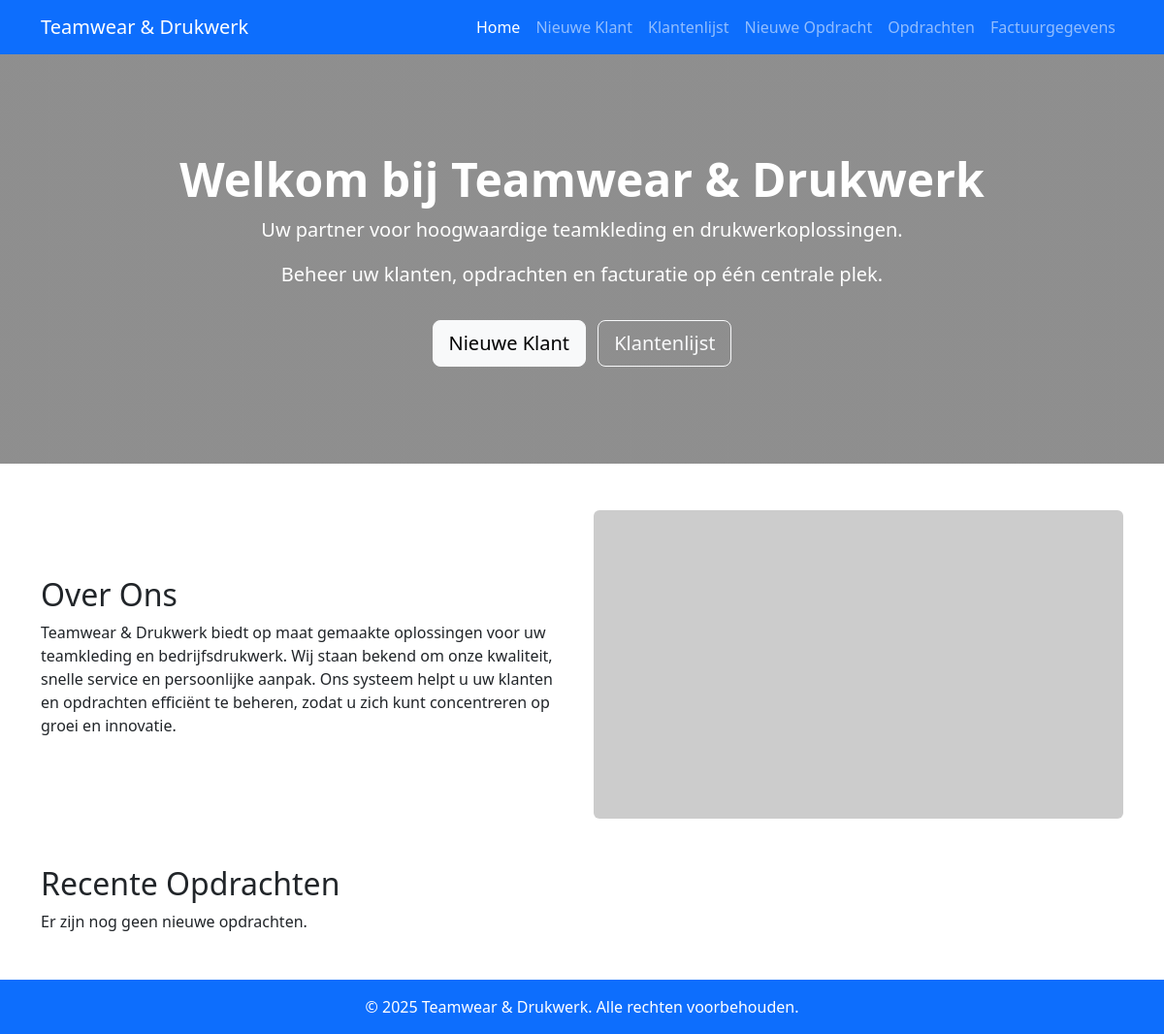
The app's page /, older data.
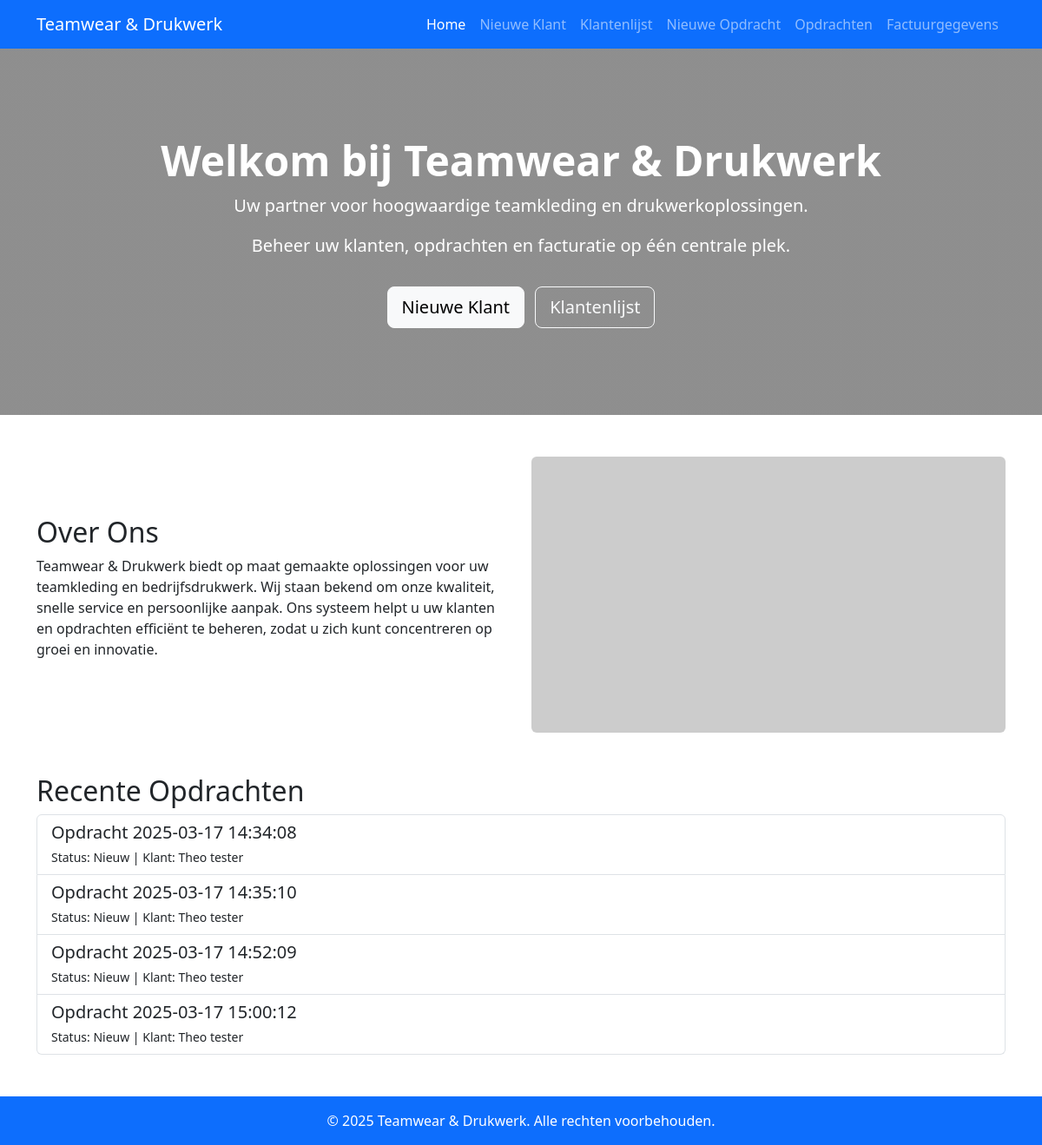
The same page, newer data.
### app.py (models this page shows, shortened)
class Assignment(db.Model):
    id = db.Column(db.Integer, primary_key=True)
    customer_id = db.Column(db.Integer, db.ForeignKey('customer.id'), nullable=False)
    title = db.Column(db.String(200), nullable=False)
    description = db.Column(db.Text, nullable=False)
    status = db.Column(db.String(50), default='Nieuw')
    status_opdracht = db.Column(db.String(255), nullable=True)
    deadline = db.Column(db.Date, nullable=True)
    opmerkingen = db.Column(db.Text, nullable=True)
    file = db.Column(db.String(200))
    items = db.relationship('AssignmentItem', backref='assignment', cascade="all, delete-orphan", lazy=True)

class Customer(db.Model):
    id = db.Column(db.Integer, primary_key=True)
    name = db.Column(db.String(100), nullable=False)
    email = db.Column(db.String(100), nullable=False)
    telefoon = db.Column(db.String(50))
    referentie = db.Column(db.String(100))
    billing_info_id = db.Column(db.Integer, db.ForeignKey('billing_info.id'), nullable=True)
    vereniging = db.Column(db.String(200), nullable=True)  # Comma-separated string
    assignments = db.relationship('Assignment', backref='customer', cascade="all, delete-orphan", lazy=True)
    billing_info = db.relationship('BillingInfo', foreign_keys=[billing_info_id], uselist=False)

### app.py (the view)
@app.route('/')
def index():
    new_assignments = Assignment.query.filter_by(status='Nieuw').all()
    return render_template('index.html', new_assignments=new_assignments)

### templates/index.html (shortened to what this page needs)
<!doctype html>
<html lang="nl">
  <head>
    <link href="https://cdn.jsdelivr.net/npm/bootstrap@5.3.0/dist/css/bootstrap.min.css" rel="stylesheet">
  </head>
  <body>
    <nav class="navbar navbar-expand-lg navbar-dark bg-primary">
      <div class="container">
        <a class="navbar-brand" href="{{ url_for('index') }}">Teamwear & Drukwerk</a>
        <div class="collapse navbar-collapse" id="navbarNav">
          <ul class="navbar-nav ms-auto">
            <li class="nav-item">
              <a class="nav-link {% if request.endpoint == 'index' %}active{% endif %}" href="{{ url_for('index') }}">Home</a>
            </li>
            <li class="nav-item">
              <a class="nav-link {% if request.endpoint == 'add_customer' %}active{% endif %}" href="{{ url_for('add_customer') }}">Nieuwe Klant</a>
            </li>
            <li class="nav-item">
              <a class="nav-link {% if request.endpoint == 'list_customers' %}active{% endif %}" href="{{ url_for('list_customers') }}">Klantenlijst</a>
            </li>
            <li class="nav-item">
              <a class="nav-link {% if request.endpoint == 'add_assignment' %}active{% endif %}" href="{{ url_for('add_assignment') }}">Nieuwe Opdracht</a>
            </li>
            <li class="nav-item">
              <a class="nav-link {% if request.endpoint == 'list_assignments' %}active{% endif %}" href="{{ url_for('list_assignments') }}">Opdrachten</a>
            </li>
            <li class="nav-item">
              <a class="nav-link {% if request.endpoint == 'list_billing_infos' %}active{% endif %}" href="{{ url_for('list_billing_infos') }}">Factuurgegevens</a>
            </li>
          </ul>
        </div>
      </div>
    </nav>
    <div class="hero d-flex flex-column justify-content-center align-items-center">
      <h1>Welkom bij Teamwear & Drukwerk</h1>
      <p class="lead">Uw partner voor hoogwaardige teamkleding en drukwerkoplossingen.</p>
      <p>Beheer uw klanten, opdrachten en facturatie op één centrale plek.</p>
      <div class="mt-3">
        <a class="btn btn-light btn-lg me-2" href="{{ url_for('add_customer') }}" role="button">Nieuwe Klant</a>
        <a class="btn btn-outline-light btn-lg" href="{{ url_for('list_customers') }}" role="button">Klantenlijst</a>
      </div>
    </div>
    <div class="container my-5">
      <div class="row align-items-center">
        <div class="col-md-6">
          <h2>Over Ons</h2>
          <p>
            Teamwear & Drukwerk biedt op maat gemaakte oplossingen voor uw teamkleding en bedrijfsdrukwerk.
            Wij staan bekend om onze kwaliteit, snelle service en persoonlijke aanpak. Ons systeem helpt u uw klanten en opdrachten efficiënt te beheren, zodat u zich kunt concentreren op groei en innovatie.
          </p>
        </div>
        <div class="col-md-6">
          <img src="https://via.placeholder.com/600x350" alt="Teamwear & Drukwerk" class="img-fluid rounded">
        </div>
      </div>
    </div>
    <div class="container my-5">
      <h2>Recente Opdrachten</h2>
      {% if new_assignments %}
      <div class="list-group">
        {% for assignment in new_assignments %}
        <a href="{{ url_for('edit_assignment', id=assignment.id) }}" class="list-group-item list-group-item-action">
          <h5 class="mb-1">{{ assignment.title }}</h5>
          <small>Status: {{ assignment.status }} | Klant: {{ assignment.customer.name }}</small>
        </a>
        {% endfor %}
      </div>
      {% else %}
      <p>Er zijn nog geen nieuwe opdrachten.</p>
      {% endif %}
    </div>
    <footer class="bg-primary text-white text-center py-3">
      <div class="container">
        <p class="mb-0">&copy; 2025 Teamwear & Drukwerk. Alle rechten voorbehouden.</p>
      </div>
    </footer>
  </body>
</html>

Row changes from the older to the newer data that the page shows:
added Assignment: title "Opdracht 2025-03-17 14:34:08", status "Nieuw", customer.name "Theo tester"
added Assignment: title "Opdracht 2025-03-17 14:35:10", status "Nieuw", customer.name "Theo tester"
added Assignment: title "Opdracht 2025-03-17 14:52:09", status "Nieuw", customer.name "Theo tester"
added Assignment: title "Opdracht 2025-03-17 15:00:12", status "Nieuw", customer.name "Theo tester"
Text that changed along with them:
text no longer shown: "Er zijn nog geen nieuwe opdrachten."
